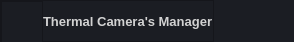
      <widget class="QFrame" name="frame_header">
       <property name="minimumSize">
        <size>
         <width>0</width>
         <height>42</height>
        </size>
       </property>
       <property name="maximumSize">
        <size>
         <width>16777215</width>
         <height>42</height>
        </size>
       </property>
       <property name="styleSheet">
        <string notr="true">background-color: rgb(27, 29, 35);</string>
       </property>
       <property name="frameShape">
        <enum>QFrame::NoFrame</enum>
       </property>
       <property name="frameShadow">
        <enum>QFrame::Raised</enum>
       </property>
       <layout class="QHBoxLayout" name="horizontalLayout_2">
        <property name="spacing">
         <number>0</number>
        </property>
        <property name="leftMargin">
         <number>0</number>
        </property>
        <property name="topMargin">
         <number>0</number>
        </property>
        <property name="rightMargin">
         <number>0</number>
        </property>
        <property name="bottomMargin">
         <number>0</number>
        </property>
        <item>
         <widget class="QFrame" name="frame_title">
          <property name="frameShape">
           <enum>QFrame::StyledPanel</enum>
          </property>
          <property name="frameShadow">
           <enum>QFrame::Raised</enum>
          </property>
          <property name="lineWidth">
           <number>0</number>
          </property>
          <layout class="QHBoxLayout" name="horizontalLayout_3">
           <property name="spacing">
            <number>0</number>
           </property>
           <property name="leftMargin">
            <number>0</number>
           </property>
           <property name="topMargin">
            <number>0</number>
           </property>
           <property name="rightMargin">
            <number>0</number>
           </property>
           <property name="bottomMargin">
            <number>0</number>
           </property>
           <item>
            <widget class="QFrame" name="frame_icon">
             <property name="minimumSize">
              <size>
               <width>42</width>
               <height>42</height>
              </size>
             </property>
             <property name="maximumSize">
              <size>
               <width>42</width>
               <height>42</height>
              </size>
             </property>
             <property name="frameShape">
              <enum>QFrame::StyledPanel</enum>
             </property>
             <property name="frameShadow">
              <enum>QFrame::Raised</enum>
             </property>
             <property name="lineWidth">
              <number>0</number>
             </property>
            </widget>
           </item>
           <item>
            <widget class="QLabel" name="label_title">
             <property name="palette">
              <palette>
               <active>
                <colorrole role="WindowText">
                 <brush brushstyle="SolidPattern">
                  <color alpha="255">
                   <red>210</red>
                   <green>210</green>
                   <blue>210</blue>
                  </color>
                 </brush>
                </colorrole>
                <colorrole role="Button">
                 <brush brushstyle="SolidPattern">
                  <color alpha="0">
                   <red>0</red>
                   <green>0</green>
                   <blue>0</blue>
                  </color>
                 </brush>
                </colorrole>
                <colorrole role="Text">
                 <brush brushstyle="SolidPattern">
                  <color alpha="255">
                   <red>210</red>
                   <green>210</green>
                   <blue>210</blue>
                  </color>
                 </brush>
                </colorrole>
                <colorrole role="ButtonText">
                 <brush brushstyle="SolidPattern">
                  <color alpha="255">
                   <red>210</red>
                   <green>210</green>
                   <blue>210</blue>
                  </color>
                 </brush>
                </colorrole>
                <colorrole role="Base">
                 <brush brushstyle="SolidPattern">
                  <color alpha="0">
                   <red>0</red>
                   <green>0</green>
                   <blue>0</blue>
                  </color>
                 </brush>
                </colorrole>
                <colorrole role="Window">
                 <brush brushstyle="SolidPattern">
                  <color alpha="0">
                   <red>0</red>
                   <green>0</green>
                   <blue>0</blue>
                  </color>
                 </brush>
                </colorrole>
               </active>
               <inactive>
                <colorrole role="WindowText">
                 <brush brushstyle="SolidPattern">
                  <color alpha="255">
                   <red>210</red>
                   <green>210</green>
                   <blue>210</blue>
                  </color>
                 </brush>
                </colorrole>
                <colorrole role="Button">
                 <brush brushstyle="SolidPattern">
                  <color alpha="0">
                   <red>0</red>
                   <green>0</green>
                   <blue>0</blue>
                  </color>
                 </brush>
                </colorrole>
                <colorrole role="Text">
                 <brush brushstyle="SolidPattern">
                  <color alpha="255">
                   <red>210</red>
                   <green>210</green>
                   <blue>210</blue>
                  </color>
                 </brush>
                </colorrole>
                <colorrole role="ButtonText">
                 <brush brushstyle="SolidPattern">
                  <color alpha="255">
                   <red>210</red>
                   <green>210</green>
                   <blue>210</blue>
                  </color>
                 </brush>
                </colorrole>
                <colorrole role="Base">
                 <brush brushstyle="SolidPattern">
                  <color alpha="0">
                   <red>0</red>
                   <green>0</green>
                   <blue>0</blue>
                  </color>
                 </brush>
                </colorrole>
                <colorrole role="Window">
                 <brush brushstyle="SolidPattern">
                  <color alpha="0">
                   <red>0</red>
                   <green>0</green>
                   <blue>0</blue>
                  </color>
                 </brush>
                </colorrole>
               </inactive>
               <disabled>
                <colorrole role="WindowText">
                 <brush brushstyle="SolidPattern">
                  <color alpha="255">
                   <red>210</red>
                   <green>210</green>
                   <blue>210</blue>
                  </color>
                 </brush>
                </colorrole>
                <colorrole role="Button">
                 <brush brushstyle="SolidPattern">
                  <color alpha="0">
                   <red>0</red>
                   <green>0</green>
                   <blue>0</blue>
                  </color>
                 </brush>
                </colorrole>
                <colorrole role="Text">
                 <brush brushstyle="SolidPattern">
                  <color alpha="255">
                   <red>210</red>
                   <green>210</green>
                   <blue>210</blue>
                  </color>
                 </brush>
                </colorrole>
                <colorrole role="ButtonText">
                 <brush brushstyle="SolidPattern">
                  <color alpha="255">
                   <red>210</red>
                   <green>210</green>
                   <blue>210</blue>
                  </color>
                 </brush>
                </colorrole>
                <colorrole role="Base">
                 <brush brushstyle="SolidPattern">
                  <color alpha="0">
                   <red>0</red>
                   <green>0</green>
                   <blue>0</blue>
                  </color>
                 </brush>
                </colorrole>
                <colorrole role="Window">
                 <brush brushstyle="SolidPattern">
                  <color alpha="0">
                   <red>0</red>
                   <green>0</green>
                   <blue>0</blue>
                  </color>
                 </brush>
                </colorrole>
               </disabled>
              </palette>
             </property>
             <property name="font">
              <font>
               <family>Segoe UI</family>
               <pointsize>10</pointsize>
               <weight>75</weight>
               <bold>true</bold>
              </font>
             </property>
             <property name="styleSheet">
              <string notr="true">background: transparent;</string>
             </property>
             <property name="text">
              <string>Thermal Camera's Manager</string>
             </property>
            </widget>
           </item>
          </layout>
         </widget>
        </item>
        <item>
         <widget class="QFrame" name="frame_system_buttons">
          <property name="sizePolicy">
           <sizepolicy hsizetype="Expanding" vsizetype="Preferred">
            <horstretch>0</horstretch>
            <verstretch>0</verstretch>
           </sizepolicy>
          </property>
          <property name="maximumSize">
           <size>
            <width>80</width>
            <height>16777215</height>
           </size>
          </property>
          <property name="frameShape">
           <enum>QFrame::NoFrame</enum>
          </property>
          <property name="frameShadow">
           <enum>QFrame::Raised</enum>
          </property>
          <layout class="QHBoxLayout" name="horizontalLayout_5">
           <property name="spacing">
            <number>0</number>
           </property>
           <property name="leftMargin">
            <number>0</number>
           </property>
           <property name="topMargin">
            <number>0</number>
           </property>
           <property name="rightMargin">
            <number>0</number>
           </property>
           <property name="bottomMargin">
            <number>0</number>
           </property>
           <item>
            <widget class="QPushButton" name="button_minimize">
             <property name="sizePolicy">
              <sizepolicy hsizetype="Minimum" vsizetype="Expanding">
               <horstretch>0</horstretch>
               <verstretch>0</verstretch>
              </sizepolicy>
             </property>
             <property name="minimumSize">
              <size>
               <width>40</width>
               <height>0</height>
              </size>
             </property>
             <property name="maximumSize">
              <size>
               <width>40</width>
               <height>16777215</height>
              </size>
             </property>
             <property name="toolTip">
              <string>Minimize</string>
             </property>
             <property name="styleSheet">
              <string notr="true">QPushButton {	
	border: none;
	background-color: transparent;
}
QPushButton:hover {
	background-color: rgb(52, 59, 72);
}
QPushButton:pressed {	
	background-color: rgb(85, 170, 255);
}</string>
             </property>
             <property name="text">
              <string/>
             </property>
             <property name="icon">
              <iconset resource="../files.qrc">
               <normaloff>:/16x16/data/resources/icons/16x16/cil-window-minimize.png</normaloff>:/16x16/data/resources/icons/16x16/cil-window-minimize.png</iconset>
             </property>
            </widget>
           </item>
           <item>
            <widget class="QPushButton" name="button_close">
             <property name="sizePolicy">
              <sizepolicy hsizetype="Minimum" vsizetype="Expanding">
               <horstretch>0</horstretch>
               <verstretch>0</verstretch>
              </sizepolicy>
             </property>
             <property name="minimumSize">
              <size>
               <width>40</width>
               <height>0</height>
              </size>
             </property>
             <property name="maximumSize">
              <size>
               <width>40</width>
               <height>16777215</height>
              </size>
             </property>
             <property name="toolTip">
              <string>Close</string>
             </property>
             <property name="styleSheet">
              <string notr="true">QPushButton {	
	border: none;
	background-color: transparent;
}
QPushButton:hover {
	background-color: rgb(52, 59, 72);
}
QPushButton:pressed {	
	background-color: rgb(85, 170, 255);
}</string>
             </property>
             <property name="text">
              <string/>
             </property>
             <property name="icon">
              <iconset resource="../files.qrc">
               <normaloff>:/20x20/data/resources/icons/20x20/cil-x.png</normaloff>:/20x20/data/resources/icons/20x20/cil-x.png</iconset>
             </property>
            </widget>
           </item>
          </layout>
         </widget>
        </item>
       </layout>
      </widget>
